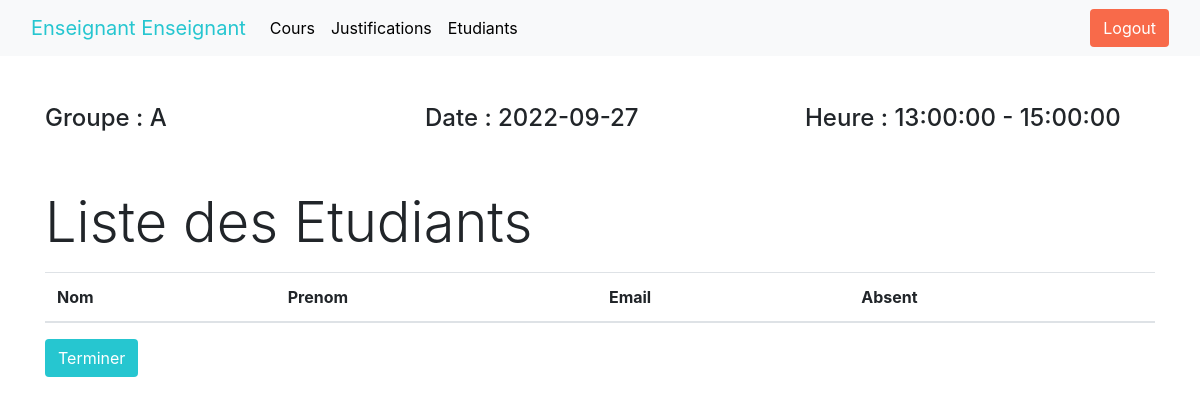
/viewCour.php?id=14 (signed in), run on the app's committed database.
### tables this page shows
CREATE TABLE IF NOT EXISTS `cour` (
  `idCour` INT auto_increment NOT NULL,
  `date` date NOT NULL,
  `heurDebut` time NOT NULL,
  `heurFin` time NOT NULL,
  `status` enum('terminer','pasEncore','remplacer'),
  `idEnseignant` INT NOT NULL,
  `idGroupe` INT NOT NULL,
  PRIMARY KEY (`idcour`, `idEnseignant`, `idGroupe`),
  CONSTRAINT `fk_cour_Enseignant1`
    FOREIGN KEY (`idEnseignant`)
    REFERENCES `Enseignant` (`idEnseignant`),
  CONSTRAINT `fk_cour_groupe1`
    FOREIGN KEY (`idGroupe`)
    REFERENCES `groupe` (`idGroupe`)
    );

CREATE TABLE IF NOT EXISTS `Groupe` (
  `idGroupe` INT auto_increment NOT NULL ,
  `nom` VARCHAR(45) NOT NULL,
  PRIMARY KEY (`idGroupe`));

### viewCour.php (the view, shortened to what this page needs)
<?php
include 'db_cnx.php';
include 'main.php';
if ( isset($_SESSION['idUser']) && isset($_SESSION['userEmail'])) {
    if (isset($_GET['id'])) {
    $cour = $cnx->prepare("SELECT g.nom,g.idGroupe,c.date,c.heurDebut,c.heurFin FROM cour c join Groupe g ON c.idGroupe = g.idGroupe WHERE c.idCour=?");
    $cour->execute([$_GET['id']]);
    $cour = $cour->fetch(PDO::FETCH_ASSOC);
?>
<!DOCTYPE html>
<html lang="en">
<head>
    <link rel="stylesheet" href="https://cdn.jsdelivr.net/npm/bootstrap@4.4.1/dist/css/bootstrap.min.css">
    <link rel="stylesheet" href="https://cdn.jsdelivr.net/npm/bootstrap-icons@1.9.1/font/bootstrap-icons.css">
</head>
<body>
    <div class="container pt-5 pb-5">
    <div class="row pb-5">
  <div class="col-4"><h4>Groupe : <?=$cour['nom']?></h4></div>
  <div class="col-4"><h4>Date : <?=$cour['date']?></h4></div>
  <div class="col-4"><h4>Heure : <?=$cour['heurDebut']?> - <?=$cour['heurFin']?> </h4></div>
</div>
<div class="row"><div class="col-6"><h1 class="pb-2 display-4">Liste des Etudiants</h1></div></div>
 <table class="table table-striped">
 <form action="" method="POST">
  <thead>
    <tr>
      <th scope="col">Nom</th>
      <th scope="col">Prenom</th>
      <th scope="col">Email</th>
      <th scope="col" class="text-end">Absent</th>
    </tr>
  </thead>
  </form>
</table>
<button type="button" class="btn"  data-toggle="modal" data-target="#groupeModal" style="background-color:#26C6D0; color:#fff;">
  Terminer
</button>
</div>
</body>
</html>
<?php
    }
}else{
    header("Location: login.php");
}
?>

### data on the page
cour: idGroupe.nom "A", date "2022-09-27", heurDebut "13:00:00", heurFin "15:00:00"

### other printed values
$_SESSION['userFullName'] "Enseignant Enseignant"
